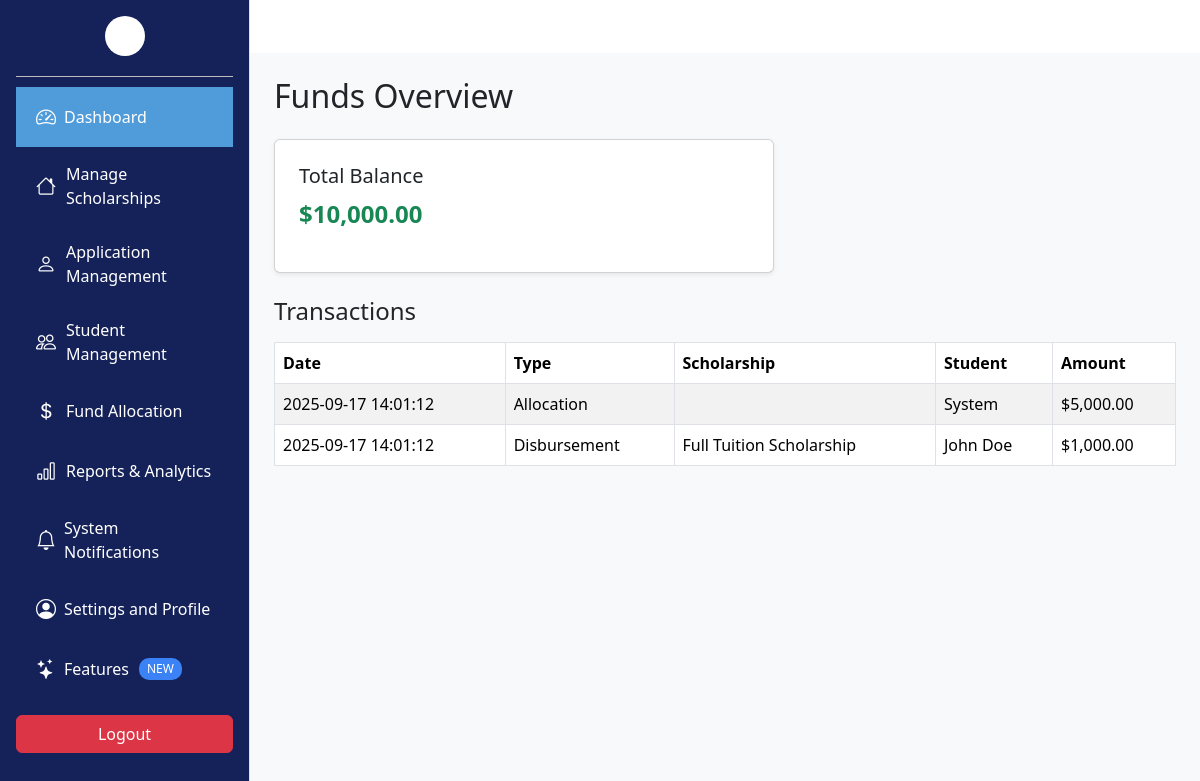
The app's page /Admin/fund.php with its own data.
### tables this page shows
CREATE TABLE funds (
  id INT AUTO_INCREMENT PRIMARY KEY,
  total_balance DECIMAL(12,2) NOT NULL
);

CREATE TABLE transactions (
  id INT AUTO_INCREMENT PRIMARY KEY,
  date TIMESTAMP DEFAULT CURRENT_TIMESTAMP,
  type ENUM('Allocation','Disbursement') NOT NULL,
  scholarship_id INT NULL,
  student VARCHAR(255) NULL,
  amount DECIMAL(12,2) NOT NULL,
  CONSTRAINT fk_scholarship
    FOREIGN KEY (scholarship_id) REFERENCES Scholarships(scholarship_id)
    ON DELETE SET NULL
    ON UPDATE CASCADE
);

CREATE TABLE Scholarships (
    scholarship_id INT PRIMARY KEY AUTO_INCREMENT,
    name VARCHAR(255) NOT NULL,
    amount DECIMAL(10,2) NOT NULL CHECK (amount > 0),
    gpa DECIMAL(3,1) DEFAULT NULL,
    other_criteria VARCHAR(255) DEFAULT NULL,
    application_start DATE DEFAULT NULL,
    application_end DATE NOT NULL,
    status ENUM('Open', 'Closed', 'Awarded') DEFAULT 'Open',
    created_at TIMESTAMP DEFAULT CURRENT_TIMESTAMP
);

### Admin/fund.php (the view, shortened to what this page needs)
<?php
include "../Database/db.php";
$result = $conn->query("SELECT * FROM funds LIMIT 1");
$fund = $result->fetch_assoc();
$transactions = $conn->query("SELECT t.id, t.date, t.type, s.name AS scholarship_name, t.student, t.amount
                              FROM transactions t
                              LEFT JOIN Scholarships s ON t.scholarship_id = s.scholarship_id
                              ORDER BY t.date DESC");
?>
<!DOCTYPE html>
<html lang="en">
<head>
  <link href="https://cdn.jsdelivr.net/npm/bootstrap@5.3.3/dist/css/bootstrap.min.css" rel="stylesheet"/>
  <link href="https://cdn.jsdelivr.net/npm/bootstrap-icons@1.10.5/font/bootstrap-icons.css" rel="stylesheet"/>
</head>
<body>
<?php include 'sidebar.php'; ?>
  <div class="main-content p-4">
    <h2 class="mb-4">Funds Overview</h2>
    <div class="card shadow-sm p-4 mb-4" style="max-width: 500px;">
      <h5>Total Balance</h5>
      <p class="fs-4 text-success fw-bold">
        $<?= number_format($fund['total_balance'], 2) ?>
      </p>
    </div>
    <h4 class="mb-3">Transactions</h4>
    <table class="table table-bordered table-striped">
      <thead>
        <tr>
          <th>Date</th>
          <th>Type</th>
          <th>Scholarship</th>
          <th>Student</th>
          <th>Amount</th>
        </tr>
      </thead>
      <tbody>
        <?php while ($row = $transactions->fetch_assoc()): ?>
          <tr>
            <td><?= htmlspecialchars($row['date']) ?></td>
            <td><?= htmlspecialchars($row['type']) ?></td>
            <td><?= htmlspecialchars($row['scholarship_name']) ?></td>
            <td><?= htmlspecialchars($row['student']) ?></td>
            <td>$<?= number_format($row['amount'], 2) ?></td>
          </tr>
        <?php endwhile; ?>
      </tbody>
    </table>
  </div>
</body>
</html>

### Admin/fund.php (style rules this page uses)
.main-content { background-color:#f8f9fa; min-height:100vh; }

### Admin/sidebar.php (style rules this page uses)
.main-content { margin-left: 250px; padding: 20px; }

### records on screen
funds: total_balance "10,000.00"
transactions: date "2025-09-17 14:01:12", type "Allocation", student "System", amount "5,000.00"
transactions: date "2025-09-17 14:01:12", type "Disbursement", scholarship.name "Full Tuition Scholarship", student "John Doe", amount "1,000.00"
